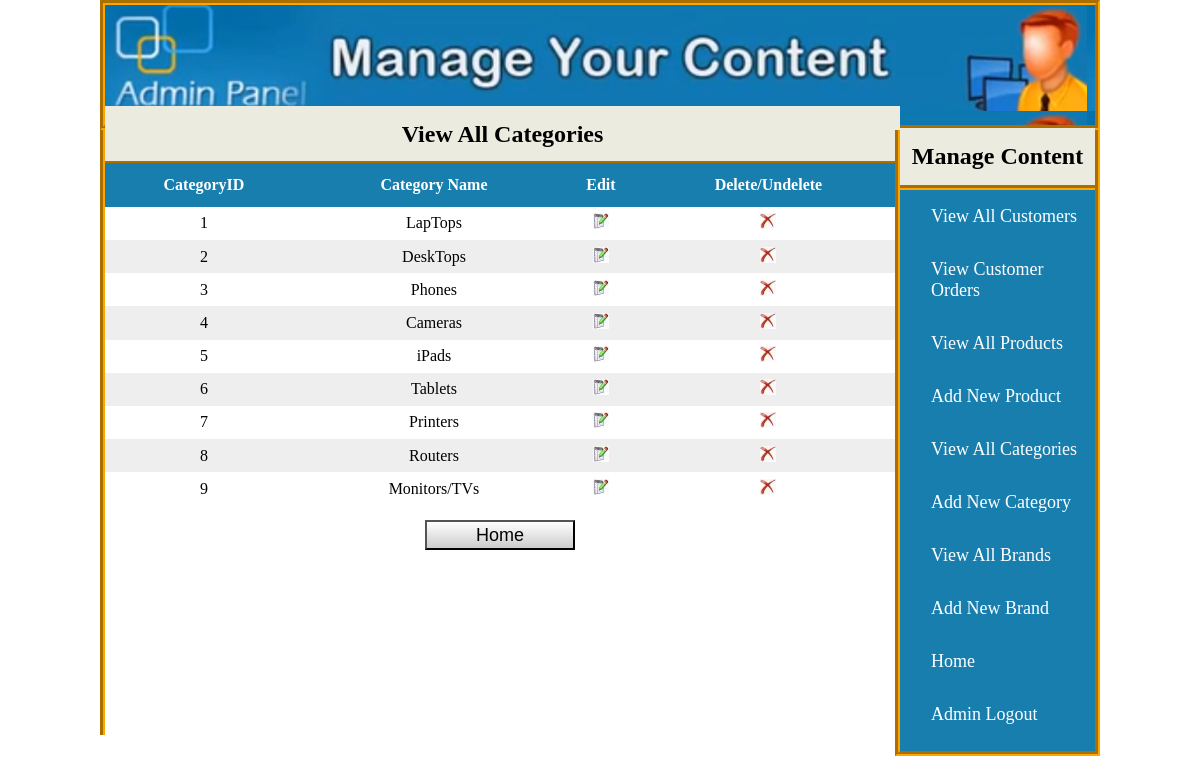
The app's page /admin_area/index.php?menukey=4 (signed in) with its own data.
### tables this page shows
CREATE TABLE tcategories 
(
	intCategoryID    			INTEGER         NOT NULL AUTO_INCREMENT,
	strCategoryTitle            VARCHAR(50)     NOT NULL,
    intCategoryStatusID			INTEGER		    NOT NULL,    
	CONSTRAINT tcategories_PK PRIMARY KEY CLUSTERED (intCategoryID)
);

### admin_area/view_categories.php (the view, shortened to what this page needs)
<link rel="stylesheet" href="styles/style5.css" media="all" />
<table width="795" align="center" bgcolor="pink">
	<tr>
		<td colspan="4" align="center">
			<h2 class='admin-header'>View All Categories</h2>
		</td>
	</tr>
	<tr id="tableheader" bgcolor="#187eae">
		<th>CategoryID</th>
		<th>Category Name</th>
		<th>Edit</th>
		<th>Delete/Undelete</th>
	</tr>
	<?php
	$sql =
	"SELECT *
	 FROM tcategories";
	$results = $conn->query($sql);
	$bg = '#eeeeee';
	while($row = $results->fetch(PDO::FETCH_ASSOC))
	{
		$categoryid    = $row["intCategoryID"];
		$categorytitle = $row["strCategoryTitle"];
		$statusID      = $row["intCategoryStatusID"];
		$bg = ($bg=='#eeeeee' ? '#ffffff' : '#eeeeee');
	?>
	<tr align="center" bgcolor="<?=$bg ?>">
		<td><?=$categoryid ?></td>
		<td><?=$categorytitle ?></td>
		<td>
			<a href="index.php?menukey=40&amp;CategoryID=<?=$categoryid ?>" title="Edit Category">
				<img src="images/edit.jpg" border=0>
			</a>
		</td>
		<td>
		<?php
			if($statusID == 1)
			{
			?>
				<a href="index.php?menukey=41&amp;CategoryID=<?=$categoryid ?>" title="Delete Category">
					<img src="images/delete.jpg" border=0>
				</a>
			<?php
			}
			?>
		</td>
	</tr>
	<?php
	}
	?>
</table>
<input type="button" value="Home" onclick="location.href='index.php';"/>

### admin_area/styles/style.css (style rules this page uses)
﻿ html, body, div, span, applet, object, iframe, h1, h2, h3, h4, h5, h6, p, blockquote, pre, a, abbr, acronym, address, big, cite, code, del, dfn, em, img, ins, kbd, q, s, samp, small, strike, strong, sub, sup, tt, var, b, u, i, center, dl, dt, dd, ol, ul, li, fieldset, form, label, legend, table, caption, tbody, tfoot, thead, tr, th, td, article, aside, canvas, details, embed, figure, figcaption, footer, header, hgroup, menu, nav, output, ruby, section, summary, time, mark, audio, video { margin: 0; padding: 0; border: 0; vertical-align: baseline; }
.admin-header, .admin-header2 { border-bottom: 5px groove orange; }

### admin_area/styles/style5.css (style rules this page uses)
table { border-collapse: collapse; min-height: 370px; }
h2 { margin-top: -35px; margin-bottom: -10px; background-color: #ebebe0; padding-top: 15px; height: 40px; }
#tableheader { line-height: 30px; color: white; }
td, th { vertical-align: middle; border-top: 10px solid transparent; }
input[type=button] { display: block; background: -moz-linear-gradient(#ffffff, #CCCCCC); background: -webkit-linear-gradient(#ffffff, #CCCCCC); background: -ms-linear-gradient(#ffffff, #CCCCCC); font-size: 18px; height: 30px; width: 150px; margin: 20px auto; transition: .2s; }

### records on screen
tcategories: intCategoryID "1", strCategoryTitle "LapTops"
tcategories: intCategoryID "2", strCategoryTitle "DeskTops"
tcategories: intCategoryID "3", strCategoryTitle "Phones"
tcategories: intCategoryID "4", strCategoryTitle "Cameras"
tcategories: intCategoryID "5", strCategoryTitle "iPads"
tcategories: intCategoryID "6", strCategoryTitle "Tablets"
tcategories: intCategoryID "7", strCategoryTitle "Printers"
tcategories: intCategoryID "8", strCategoryTitle "Routers"
tcategories: intCategoryID "9", strCategoryTitle "Monitors/TVs"
